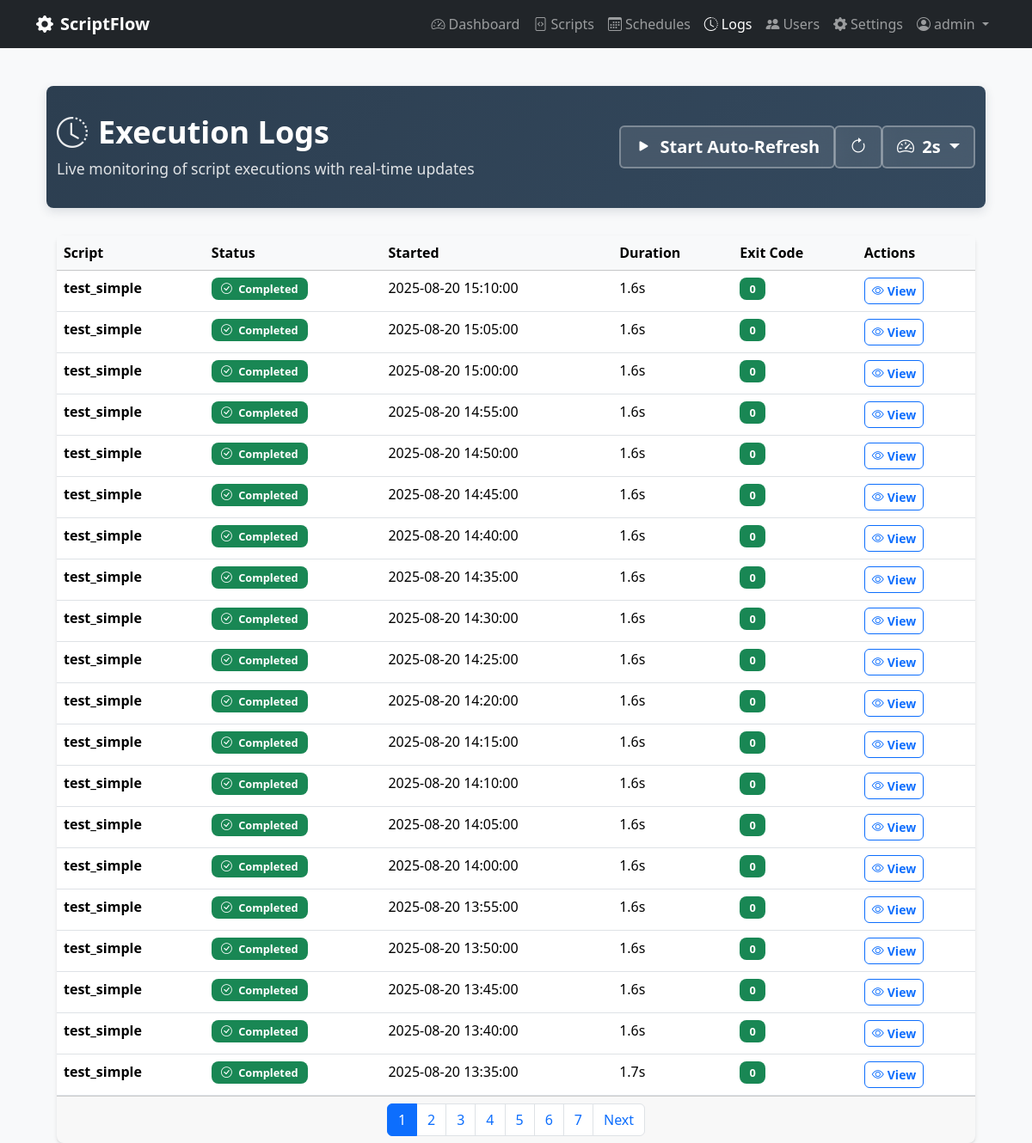
Page /logs (signed in) on the earlier database version.
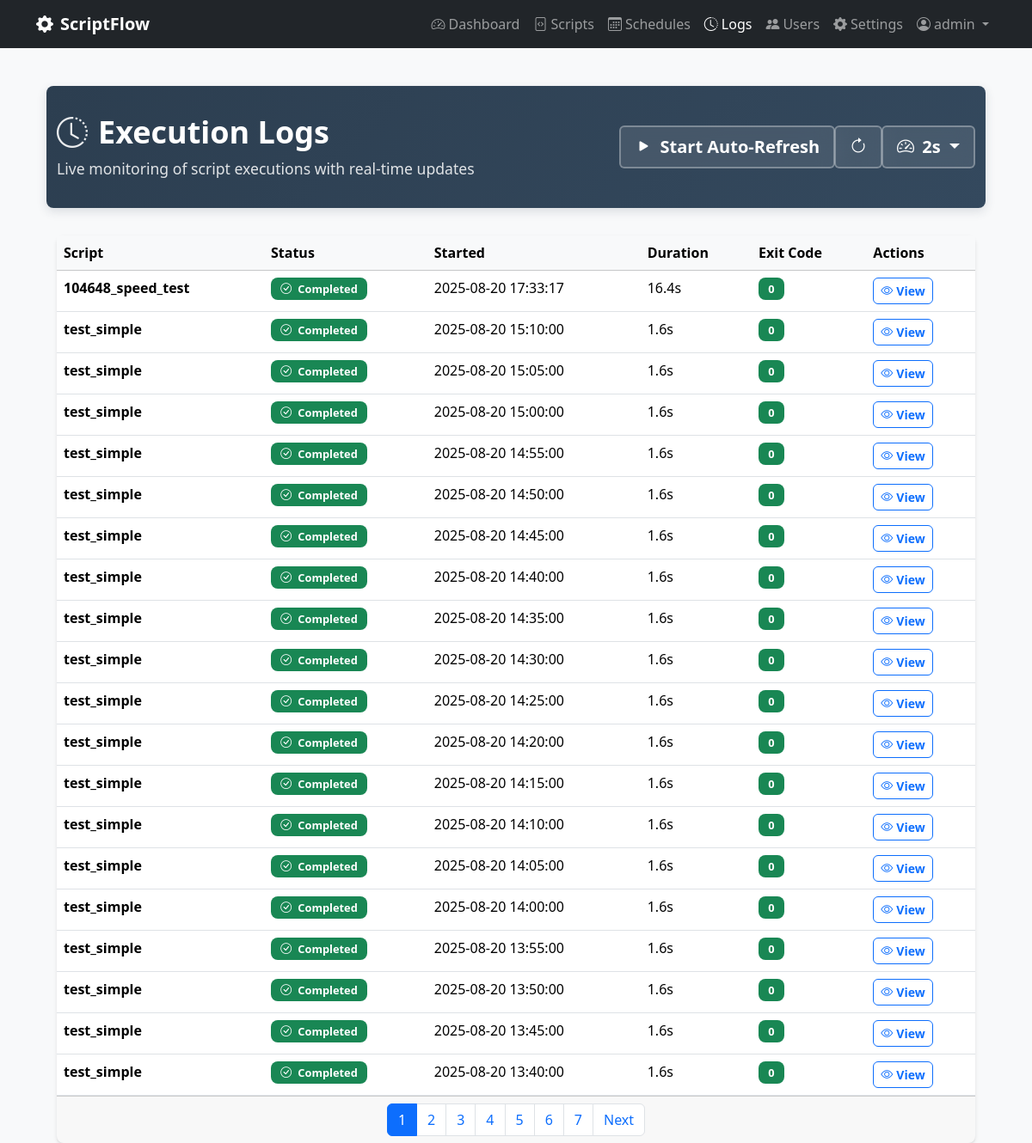
Same page on the later database version.
### scriptflow.py (models this page shows, shortened)
class User(UserMixin, db.Model):
    __tablename__ = 'users'
    id = db.Column(db.Integer, primary_key=True)
    username = db.Column(db.String(80), unique=True, nullable=False)
    email = db.Column(db.String(120), unique=True, nullable=False)
    password_hash = db.Column(db.String(255), nullable=False)
    is_admin = db.Column(db.Boolean, default=False, nullable=False)
    can_view_all_data = db.Column(db.Boolean, default=False, nullable=False)
    created_at = db.Column(db.DateTime, default=datetime.now)
    last_login = db.Column(db.DateTime)

class Execution(db.Model):
    __tablename__ = 'executions'
    id = db.Column(db.Integer, primary_key=True)
    started_at = db.Column(db.DateTime, default=datetime.now, nullable=False)
    completed_at = db.Column(db.DateTime)
    status = db.Column(db.String(20), default='pending', nullable=False)  # pending, running, completed, failed, timeout
    exit_code = db.Column(db.Integer)
    stdout = db.Column(db.Text)
    stderr = db.Column(db.Text)
    duration_seconds = db.Column(db.Float)
    trigger_type = db.Column(db.String(20), default='manual', nullable=False)  # manual, scheduled, api
    script_id = db.Column(db.Integer, db.ForeignKey('scripts.id'), nullable=False)
    user_id = db.Column(db.Integer, db.ForeignKey('users.id'), nullable=False)
    script = db.relationship('Script', backref='executions')
    @property
    def formatted_duration(self):
        if not self.duration_seconds:
            return "N/A"
        if self.duration_seconds < 60:
            return f"{self.duration_seconds:.1f}s"
        else:
            minutes = int(self.duration_seconds // 60)
            seconds = int(self.duration_seconds % 60)
            return f"{minutes}m {seconds}s"

class Script(db.Model):
    __tablename__ = 'scripts'
    id = db.Column(db.Integer, primary_key=True)
    name = db.Column(db.String(100), nullable=False)
    description = db.Column(db.Text)
    filename = db.Column(db.String(255), nullable=False)
    file_path = db.Column(db.String(500), nullable=False)
    script_type = db.Column(db.String(10), nullable=False)  # 'py' or 'bat'
    file_size = db.Column(db.Integer)
    created_at = db.Column(db.DateTime, default=datetime.now)
    updated_at = db.Column(db.DateTime, default=datetime.now, onupdate=datetime.now)
    is_active = db.Column(db.Boolean, default=True)
    user_id = db.Column(db.Integer, db.ForeignKey('users.id'), nullable=False)

### scriptflow.py (the view)
@app.route('/logs')
@login_required
def logs():
    page = request.args.get('page', 1, type=int)
    executions_query = Execution.query.order_by(Execution.started_at.desc())
    executions_filtered = apply_user_data_filter(executions_query)
    executions = executions_filtered.paginate(page=page, per_page=20, error_out=False)
    return render_template(UIVersionManager.get_template_path('logs.html'), executions=executions)

### templates/v1/logs.html (shortened to what this page needs)
{% extends "base.html" %}
{% block content %}
<div class="container-fluid">
    <div class="page-header">
        <div class="container">
            <div class="row align-items-center">
                <div class="col">
                    <h1>
                        <i class="bi bi-clock-history"></i>Execution Logs
                    </h1>
                    <p>Live monitoring of script executions with real-time updates</p>
                </div>
                <div class="col-auto">
                    <div class="btn-group" role="group">
                        <button type="button" class="btn btn-lg" id="refreshToggle" onclick="toggleAutoRefresh()">
                            <i class="bi bi-play-fill me-1" id="refreshIcon"></i>
                            <span id="refreshText">Start Auto-Refresh</span>
                        </button>
                        <button type="button" class="btn btn-lg" onclick="manualRefresh()" title="Refresh Now">
                            <i class="bi bi-arrow-clockwise"></i>
                        </button>
                        <div class="btn-group" role="group">
                            <button class="btn btn-lg dropdown-toggle" type="button" data-bs-toggle="dropdown">
                                <i class="bi bi-speedometer2 me-1"></i>
                                <span id="intervalText">2s</span>
                            </button>
                        </div>
                    </div>
                </div>
            </div>
        </div>
    </div>
    <div class="container">
        <div class="card">
            <div class="card-body p-0">
                {% if executions.items %}
                    <div class="table-responsive">
                        <table class="table table-hover mb-0" id="logsTable">
                            <thead class="table-light">
                                <tr>
                                    <th>Script</th>
                                    <th>Status</th>
                                    <th>Started</th>
                                    <th>Duration</th>
                                    <th>Exit Code</th>
                                    <th>Actions</th>
                                </tr>
                            </thead>
                            <tbody id="logsTableBody">
                                {% for execution in executions.items %}
                                <tr>
                                    <td>
                                        <strong>{{ execution.script.name if execution.script else 'Unknown' }}</strong>
                                    </td>
                                    <td>
                                        {% if execution.status == 'running' %}
                                            <span class="badge status-running d-flex align-items-center gap-1">
                                                <i class="bi bi-arrow-clockwise rotating-icon"></i>
                                                Running
                                            </span>
                                        {% elif execution.status == 'completed' %}
                                            <span class="badge bg-success">
                                                <i class="bi bi-check-circle me-1"></i>
                                                Completed
                                            </span>
                                        {% elif execution.status == 'failed' %}
                                            <span class="badge bg-danger">
                                                <i class="bi bi-x-circle me-1"></i>
                                                Failed
                                            </span>
                                        {% elif execution.status == 'pending' %}
                                            <span class="badge bg-secondary">
                                                <i class="bi bi-clock me-1"></i>
                                                Pending
                                            </span>
                                        {% elif execution.status == 'timeout' %}
                                            <span class="badge bg-warning">
                                                <i class="bi bi-stopwatch me-1"></i>
                                                Timeout
                                            </span>
                                        {% else %}
                                            <span class="badge bg-secondary">
                                                {{ execution.status|title }}
                                            </span>
                                        {% endif %}
                                    </td>
                                    <td>{{ execution.started_at.strftime('%Y-%m-%d %H:%M:%S') }}</td>
                                    <td>{{ execution.formatted_duration }}</td>
                                    <td>
                                        {% if execution.exit_code is not none %}
                                            <span class="badge bg-{{ 'success' if execution.exit_code == 0 else 'danger' }}">
                                                {{ execution.exit_code }}
                                            </span>
                                        {% else %}
                                            <span class="text-muted">-</span>
                                        {% endif %}
                                    </td>
                                    <td>
                                        <a href="{{ url_for('view_execution', execution_id=execution.id) }}" class="btn btn-sm btn-outline-primary">
                                            <i class="bi bi-eye me-1"></i>View
                                        </a>
                                    </td>
                                </tr>
                                {% endfor %}
                            </tbody>
                        </table>
                    </div>
                    {% if executions.pages > 1 %}
                    <div class="card-footer">
                        <nav>
                            <ul class="pagination justify-content-center mb-0">
                                {% for page_num in executions.iter_pages() %}
                                    {% if page_num %}
                                        {% if page_num != executions.page %}
                                            <li class="page-item">
                                                <a class="page-link" href="{{ url_for('logs', page=page_num) }}">{{ page_num }}</a>
                                            </li>
                                        {% else %}
                                            <li class="page-item active">
                                                <span class="page-link">{{ page_num }}</span>
                                            </li>
                                        {% endif %}
                                    {% else %}
                                        <li class="page-item disabled">
                                            <span class="page-link">...</span>
                                        </li>
                                    {% endif %}
                                {% endfor %}
                                {% if executions.has_next %}
                                    <li class="page-item">
                                        <a class="page-link" href="{{ url_for('logs', page=executions.next_num) }}">Next</a>
                                    </li>
                                {% endif %}
                            </ul>
                        </nav>
                    </div>
                    {% endif %}
                {% endif %}
            </div>
        </div>
    </div>
</div>
{% endblock %}

### templates/base.html (shortened to what this page needs)
<!DOCTYPE html>
<html lang="en">
<head>
    <link href="https://cdn.jsdelivr.net/npm/bootstrap@5.3.2/dist/css/bootstrap.min.css" rel="stylesheet">
    <link href="https://cdn.jsdelivr.net/npm/bootstrap-icons@1.11.0/font/bootstrap-icons.css" rel="stylesheet">
    <link href="{{ url_for('static', filename='css/app.css') }}" rel="stylesheet">
</head>
<body{% block body_class %}{% endblock %}>
    <nav class="navbar navbar-expand-lg navbar-dark bg-dark fixed-top">
        <div class="container">
            <a class="navbar-brand" href="{{ url_for('dashboard') }}">
                <i class="bi bi-gear-fill me-2"></i>ScriptFlow
            </a>
            <div class="navbar-nav ms-auto">
                <a class="nav-link{% if request.endpoint == 'dashboard' %} active{% endif %}" href="{{ url_for('dashboard') }}">
                    <i class="bi bi-speedometer2 me-1"></i>Dashboard
                </a>
                <a class="nav-link{% if request.endpoint in ['scripts', 'upload_script', 'edit_script', 'view_script'] %} active{% endif %}" href="{{ url_for('scripts') }}">
                    <i class="bi bi-file-code me-1"></i>Scripts
                </a>
                <a class="nav-link{% if request.endpoint in ['schedules', 'create_schedule', 'edit_schedule'] %} active{% endif %}" href="{{ url_for('schedules') }}">
                    <i class="bi bi-calendar3 me-1"></i>Schedules
                </a>
                <a class="nav-link{% if request.endpoint in ['logs', 'view_execution'] %} active{% endif %}" href="{{ url_for('logs') }}">
                    <i class="bi bi-clock-history me-1"></i>Logs
                </a>
                {% if current_user.is_admin %}
                <a class="nav-link{% if request.endpoint in ['manage_users', 'create_user', 'edit_user'] %} active{% endif %}" href="{{ url_for('manage_users') }}">
                    <i class="bi bi-people-fill me-1"></i>Users
                </a>
                {% endif %}
                <a class="nav-link{% if request.endpoint in ['settings', 'python_settings', 'terminal'] %} active{% endif %}" href="{{ url_for('settings') }}">
                    <i class="bi bi-gear-fill me-1"></i>Settings
                </a>
                <div class="nav-item dropdown">
                    <a class="nav-link dropdown-toggle" href="#" role="button" data-bs-toggle="dropdown">
                        <i class="bi bi-person-circle me-1"></i>{{ current_user.username }}
                    </a>
                </div>
            </div>
        </div>
    </nav>
    <main class="container mt-4">
        {% block content %}{% endblock %}
    </main>
</body>
</html>

Differences in the rows shown:
no longer on this page (row unchanged): Execution: script "test_simple", status "completed" (drawn), started_at "2025-08-20 13:35:00", formatted_duration "1.7s", exit_code "0"
added Execution: script "104648_speed_test", status "completed" (drawn), started_at "2025-08-20 17:33:17", formatted_duration "16.4s", exit_code "0"
